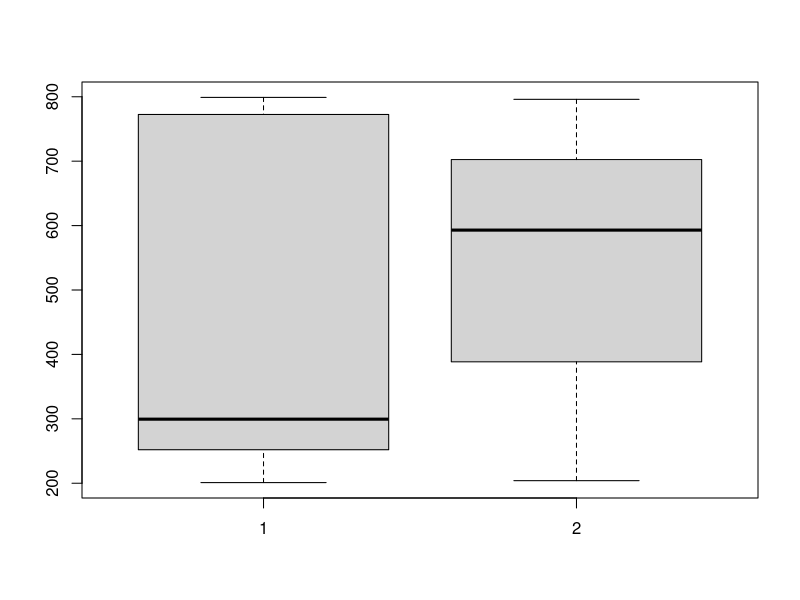

This chart was generated by the following R code:
#EJERCICIO

#inciso a) t1>m1


n<-100
v1 <- numeric(n)
v2 <- numeric(n)


w <-ceiling(n/2)
q <-w+1
r <-q+1
s <-q-1
y <-s+1
for(i in 1:q){
  v1[i] <- ceiling(runif(1,200,300))
}

for (i in r:n) {
  v1[i] <- ceiling(runif(1,750,800))
}

t1 <- mean(v1)
m1 <- median(v1)

########### b) t2<m2

for (i in 1:s){
  v2[i] <- ceiling(runif(1,200,600))
}

for (i in y:n){
  v2[i] <- ceiling(runif(1,601,800))
}

t2 <- mean(v2)
m2 <- median(v2)


#### 

boxplot(v1,v2)

####

library(ggplot2)


